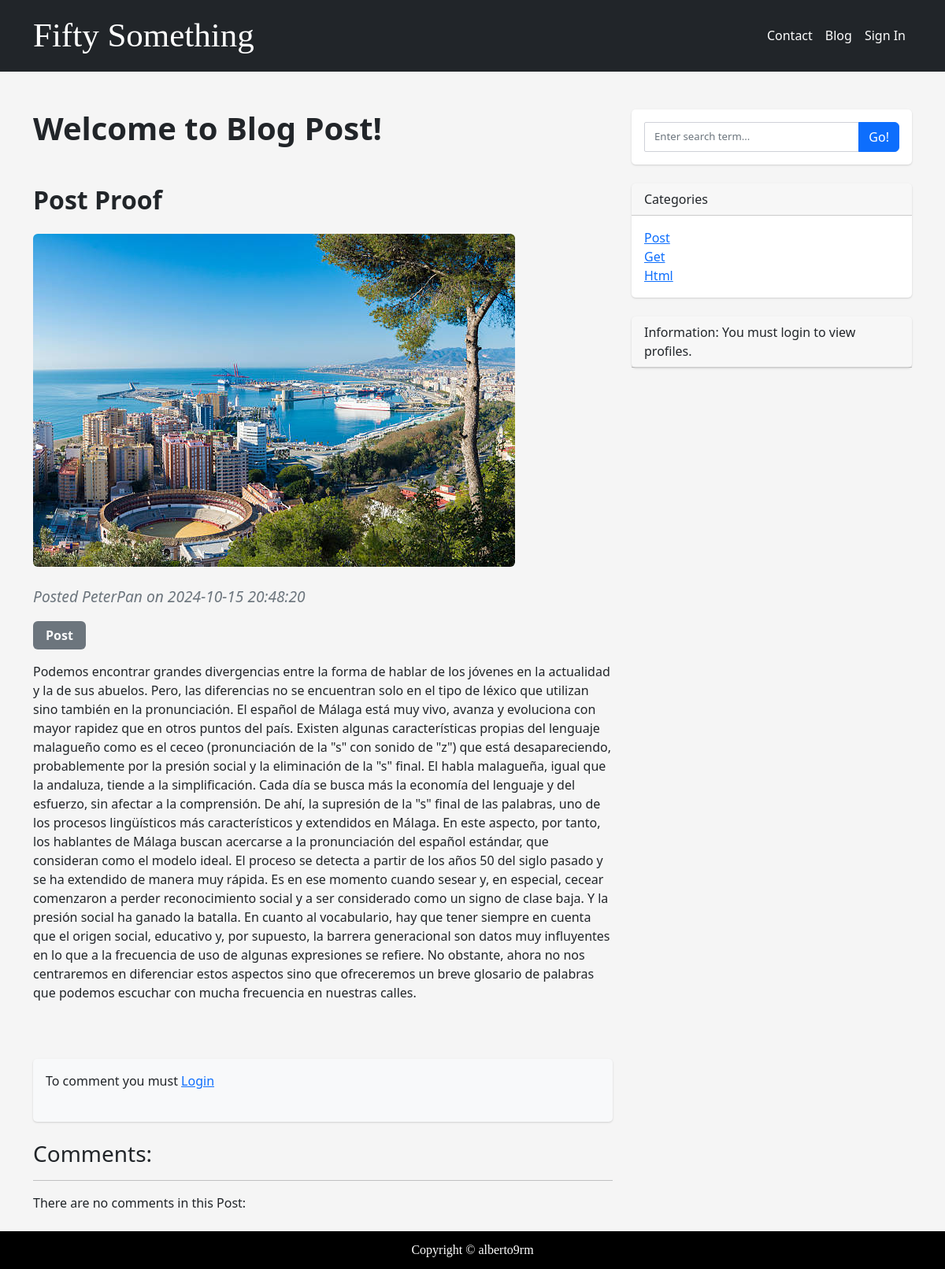
Page /includes/category.php?id=Post on the committed database.
### tables this page shows
CREATE TABLE `post` (
  `id` int NOT NULL,
  `id_users` int DEFAULT NULL,
  `users` varchar(200) DEFAULT NULL,
  `title` varchar(200) DEFAULT NULL,
  `img_url` varchar(200) DEFAULT NULL,
  `category` varchar(200) DEFAULT NULL,
  `post` text,
  `date_time` datetime DEFAULT CURRENT_TIMESTAMP
);

### includes/category.php (the view, shortened to what this page needs)
<?php include('header.php'); ?>
<div class="container mt-5">
    <div class="row">
        <div class="col-lg-8">
            <article>
                <?php
                $id_cat= $_GET['id'];
                $sql = "SELECT * FROM post WHERE category = '$id_cat' ";
                $resultado = $base->prepare($sql);
                $resultado->execute();
                ?>
                <header class="mb-4">
                    <h1 class="fw-bolder mb-1">Welcome to Blog Post!</h1>
                    <?php
                    foreach($resultado as $datos):
                    ?>
                    <h2 class="fw-bolder mb-1 mt-5">
                        <?php echo ($datos['title']); ?>
                    </h2>
                </header>
                <figure class="mb-4"><img class="img-fluid rounded" src="../assets/img/<?php echo ($datos['img_url']); ?>" /></figure>
                <div class="text-muted fst-italic mb-3" style="font-size: 1.2rem;">Posted <?php echo ($datos['users']); ?>
                on <?php echo ($datos['date_time']); ?></div>
                <a class="badge bg-secondary text-decoration-none link-light mb-3" href="#!"
                    style="font-size: 1rem; padding: 0.65rem 1rem;"><?php echo ($datos['category']); ?></a>
                <section class="mb-5">
                    <?php echo ($datos['post']); ?><br><br>
                </section>
                <?php endforeach; ?>
            </article>
            <?php include('comentario.php'); ?>
        </div>
        <?php include('aside.php'); ?>
    </div>
</div>
<?php include('footer.php'); ?>
</body>
</html>

### css/custom.css (style rules this page uses)
.mb-3, .my-3 { margin-bottom: 1rem!important; }
body { background:#f5f5f5; }

### rows in the picture
post: title "Post Proof", img_url (picture), users "PeterPan", date_time "2024-10-15 20:48:20", category "Post", post "Podemos encontrar grandes divergencias entre la forma de hablar de los jóvenes en la actualidad y la de sus abuelos. Pero, las diferencias no se encuentran solo en el tipo de léxico que utilizan sino también en la pronunciación. El español de Málaga está muy vivo, avanza y evoluciona con mayor rapidez que en otros puntos del país. Existen algunas características propias del lenguaje malagueño como es el ceceo (pronunciación de la \"s\" con sonido de \"z\") que está desapareciendo, probablemente por la presión social y la eliminación de la \"s\" final. El habla malagueña, igual que la andaluza, tiende a la simplificación. Cada día se busca más la economía del lenguaje y del esfuerzo, sin afectar a…"

### other values in the picture
$datos['category'] "Post"
$datos['category'] "Get"
$datos['category'] "Html"
